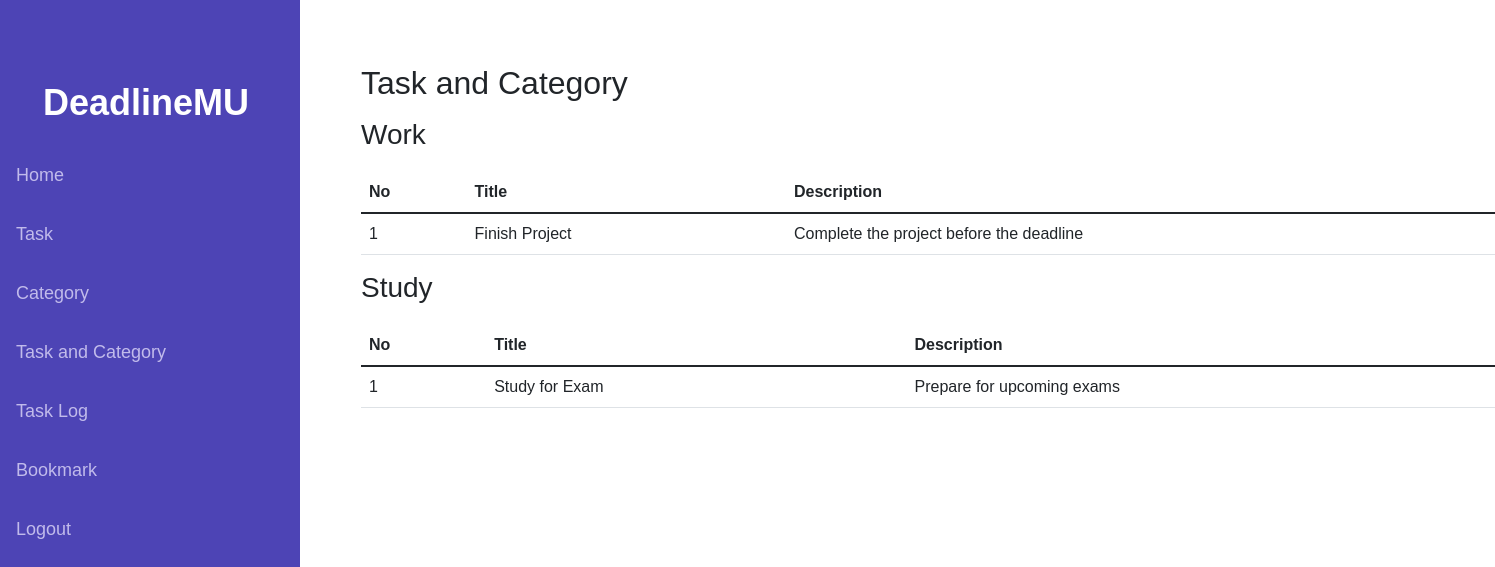
Screenshot of /views/v_taskandCategory.php (signed in) with the database file from the repository.
### tables this page shows
CREATE TABLE Category (
    CategoryID INT AUTO_INCREMENT PRIMARY KEY,
    CategoryName VARCHAR(255),
    UserID INT,
    FOREIGN KEY (UserID) REFERENCES User(UserID)
);

CREATE TABLE Task (
    TaskID INT AUTO_INCREMENT PRIMARY KEY,
    Title VARCHAR(255),
    Description TEXT,
    DueDate DATE,
    Priority BOOLEAN,
    Status BOOLEAN,
    UserID INT,
    CategoryID INT,
    FOREIGN KEY (UserID) REFERENCES User(UserID),
    FOREIGN KEY (CategoryID) REFERENCES Category(CategoryID) ON DELETE SET NULL
);

### app/Controller.php (called while the page is built, shortened)
<?php
include 'Model.php';
class Controller {
    private $model;
    public function __construct() {
        $this->model = new Model();
    }
    public function displayUserCategories($userID) {
        return $this->model->getUserCategories($userID);
    }
    public function displayTasksByCategory($categoryID) {
        return $this->model->getTasksByCategory($categoryID);
    }
}
?>

### app/Model.php (called while the page is built, shortened)
<?php
class Model {
    private $connection;
    public function __construct() {
        include '../database/connection.php';
        $this->connection = $connection;
    }
    public function getUserCategories($userID) {
        $sql = "SELECT * FROM deadlinemu7.Category WHERE UserID = ?";
        $stmt = mysqli_prepare($this->connection, $sql);
        mysqli_stmt_bind_param($stmt, "i", $userID);
        mysqli_stmt_execute($stmt);
        $result = mysqli_stmt_get_result($stmt);
        return mysqli_fetch_all($result, MYSQLI_ASSOC);
    }
    public function getTasksByCategory($categoryID) {
        $sql = "SELECT * FROM deadlinemu7.Task WHERE CategoryID = ?";
        $stmt = mysqli_prepare($this->connection, $sql);
        mysqli_stmt_bind_param($stmt, "i", $categoryID);
        mysqli_stmt_execute($stmt);
        $result = mysqli_stmt_get_result($stmt);
        return mysqli_fetch_all($result, MYSQLI_ASSOC);
    }
}
?>

### views/v_taskandCategory.php (the view, shortened to what this page needs)
<?php
include '../app/Controller.php';
$controller = new Controller();
$userID = $_SESSION['user_id'];
$categories = $controller->displayUserCategories($userID);
?>
<!DOCTYPE html>
<html lang="en">
<head>
    <link href="https://cdn.jsdelivr.net/npm/bootstrap@5.1.3/dist/css/bootstrap.min.css" rel="stylesheet"
>
        <link rel="stylesheet" href="../resources/styleHomepage.css">
</head>
<body>
    <div class="sidebar">
        <div class="brand">
            DeadlineMU
        </div>
        <a href="../resources/homepage.php" class="active">Home</a>
        <a href="../views/v_task.php">Task</a>
        <a href="../views/v_Category.php">Category</a>
        <a href="../views/v_taskandCategory.php">Task and Category</a>
        <a href="../views/v_activityLog.php">Task Log</a>
        <a href="../views/v_bookmark.php">Bookmark</a>
        <a href="../resources/logout.php">Logout</a>
    </div>
    <div class="container">
        <h2 class="mt-5 mb-3">Task and Category</h2>
        <?php foreach ($categories as $categoryRow): ?>
            <h3><?= htmlspecialchars($categoryRow['CategoryName']); ?></h3>
            <?php
            $tasks = $controller->displayTasksByCategory($categoryRow['CategoryID']);
            echo "<table class='table'>
                    <thead>
                        <tr>
                            <th>No</th>
                            <th>Title</th>
                            <th>Description</th>
                        </tr>
                    </thead>
                    <tbody>";
            if (!empty($tasks)) {
                $count = 1;
                foreach ($tasks as $taskRow) {
                    echo "<tr>
                            <td>{$count}</td>
                            <td>".htmlspecialchars($taskRow['Title'])."</td>
                            <td>".htmlspecialchars($taskRow['Description'])."</td>
                        </tr>";
                    $count++;
                }
            } else {
                echo "<tr><td colspan='3'>No tasks found</td></tr>";
            }
            echo "</tbody></table>";
        endforeach;
        ?>
    </div>
</body>
</html>

### resources/styleHomepage.css (style rules this page uses)
body { margin: 0; font-family: "Poppins", sans-serif; }
.sidebar { height: 100%; width: 300px; position: fixed; background-color: #4D44B5; padding-top: 60px; }
.sidebar a { padding: 16px; text-decoration: none; font-size: 18px; color: #C1BBEB; display: block; transition: 0.3s; }
.sidebar .brand { color: white; font-size: 36px; font-weight: 700; padding: 16px 43px; word-wrap: break-word; }
.container { margin-left: 345px; padding: 16px; }
.table { margin-top: 20px; }

### rows the page displays
category: CategoryName "Work"
task: Title "Finish Project", Description "Complete the project before the deadline"
category: CategoryName "Study"
task: Title "Study for Exam", Description "Prepare for upcoming exams"
